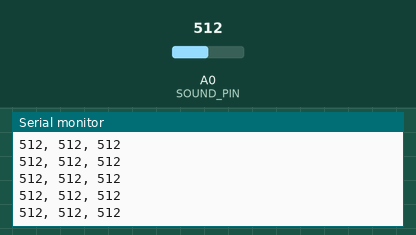
The sketch below on a simulated Arduino Uno, built with avr-gcc and run on an emulated ATmega328P. Parts: the last lines printed to the serial monitor. The inputs (shaded band) are chosen by the test bench; at power-on: A0 (SOUND_PIN) = 512.

Above: at 8.7 s.
8.8 s: A0 (SOUND_PIN) set to 981
At 8.87 s:
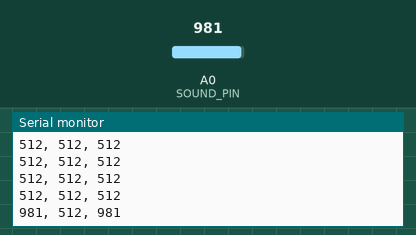
10.3 s: A0 (SOUND_PIN) set to 1015
At 10.34 s:
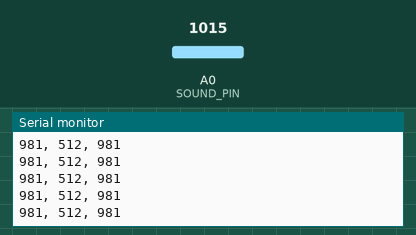
Timing chart, 0 to 12.8 s (numbered marks = the images above; inputs shaded):
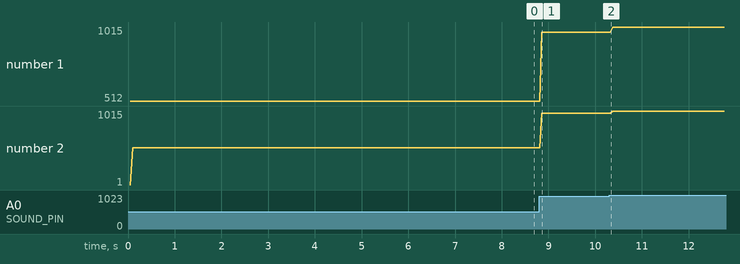

Measured:
- after the input at 8.8 s, the serial monitor: prints a new line after 0.06 s (image 1)
- plotted number 1: 512 → 981 after the input at 8.8 s, 981 → 1015 after the input at 10.3 s
- plotted number 2: 512 → 981 after the input at 8.8 s, 981 → 1015 after the input at 10.3 s

The sketch:

Sound_Sensor.ino
```cpp
const int SOUND_PIN = A0;
unsigned int max = 1;
unsigned int min = 1023;


void setup() {
  Serial.begin(9600);
}

void loop() {
  int sound_level = analogRead(SOUND_PIN);
  delay(50);

  if (sound_level < min)
  {
    min = sound_level;
  }
  else if (sound_level > max)
  {
    max = sound_level;
  }
  Serial.print(sound_level);
  Serial.print(", ");
  Serial.print(min);
  Serial.print(", ");
  Serial.println(max);

}
```
